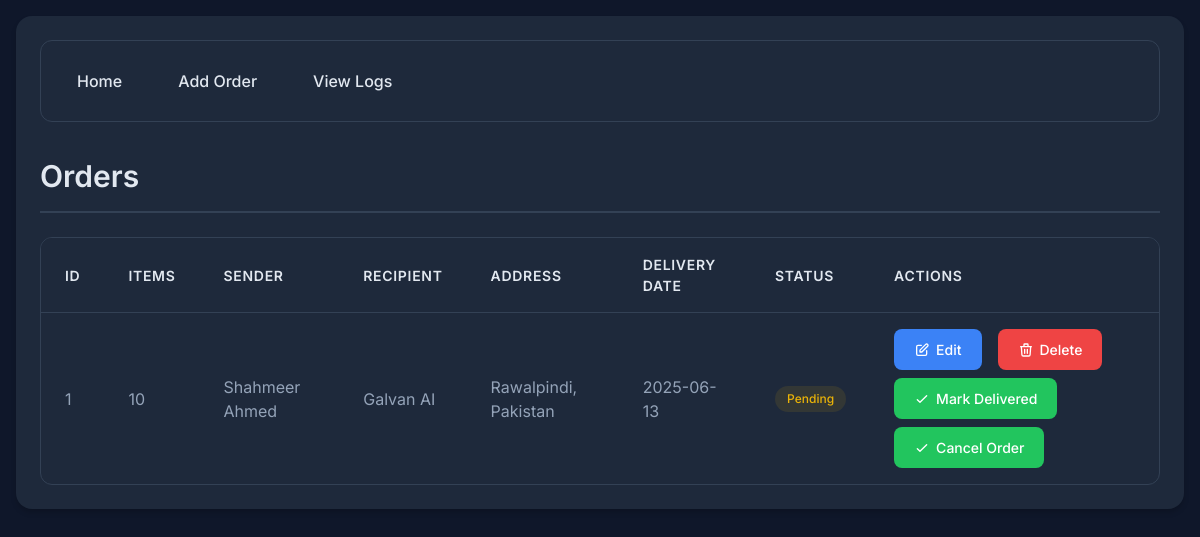
The app's page /, older data.
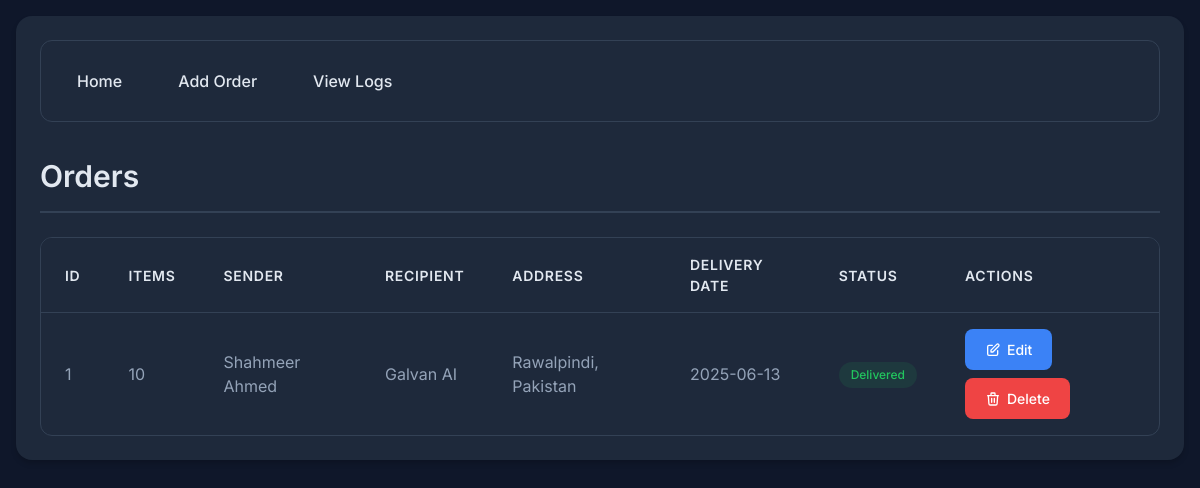
The same page, newer data.
### tables this page shows
CREATE TABLE orders (
            id INTEGER PRIMARY KEY AUTOINCREMENT,
            number_of_items INTEGER NOT NULL,
            sender_name TEXT NOT NULL,
            recipient_name TEXT NOT NULL,
            recipient_address TEXT NOT NULL,
            delivery_date TEXT NOT NULL,
            status TEXT NOT NULL
        );

### app.py (the view)
@app.route('/')
def index():
    conn = sqlite3.connect('orders.db')
    c = conn.cursor()
    c.execute('SELECT * FROM orders ORDER BY id DESC')
    orders = c.fetchall()
    conn.close()
    return render_template('index.html', orders=orders)

### templates/index.html
{% extends "base.html" %}
{% block content %}
<h1>Orders</h1>
<table>
    <thead>
        <tr>
            <th>ID</th>
            <th>Items</th>
            <th>Sender</th>
            <th>Recipient</th>
            <th>Address</th>
            <th>Delivery Date</th>
            <th>Status</th>
            <th>Actions</th>
        </tr>
    </thead>
    <tbody>
        {% for order in orders %}
        <tr>
            <td>{{ order[0] }}</td>
            <td>{{ order[1] }}</td>
            <td>{{ order[2] }}</td>
            <td>{{ order[3] }}</td>
            <td>{{ order[4] }}</td>
            <td>{{ order[5] }}</td>
            <td>
                <span
                    class="status-badge {% if order[6] == 'Delivered' %}status-delivered{% elif order[6] == 'In Transit' %}status-transit{% else %}status-pending{% endif %}">
                    {{ order[6] }}
                </span>
            </td>
            <td>
                <div class="action-buttons">
                    <a href="{{ url_for('edit_order', order_id=order[0]) }}" class="btn btn-primary">
                        <svg class="btn-icon" fill="none" stroke="currentColor" viewBox="0 0 24 24">
                            <path stroke-linecap="round" stroke-linejoin="round" stroke-width="2"
                                d="M11 5H6a2 2 0 00-2 2v11a2 2 0 002 2h11a2 2 0 002-2v-5m-1.414-9.414a2 2 0 112.828 2.828L11.828 15H9v-2.828l8.586-8.586z" />
                        </svg>
                        Edit
                    </a>
                    <a href="{{ url_for('delete_order', order_id=order[0]) }}" class="btn btn-danger"
                        onclick="return confirm('Are you sure you want to delete this order?')">
                        <svg class="btn-icon" fill="none" stroke="currentColor" viewBox="0 0 24 24">
                            <path stroke-linecap="round" stroke-linejoin="round" stroke-width="2"
                                d="M19 7l-.867 12.142A2 2 0 0116.138 21H7.862a2 2 0 01-1.995-1.858L5 7m5 4v6m4-6v6m1-10V4a1 1 0 00-1-1h-4a1 1 0 00-1 1v3M4 7h16" />
                        </svg>
                        Delete
                    </a>
                    {% if order[6] != 'Delivered' %}
                    <a href="{{ url_for('mark_delivered', order_id=order[0]) }}" class="btn btn-success">
                        <svg class="btn-icon" fill="none" stroke="currentColor" viewBox="0 0 24 24">
                            <path stroke-linecap="round" stroke-linejoin="round" stroke-width="2" d="M5 13l4 4L19 7" />
                        </svg>
                        Mark Delivered
                    </a>
                    {% endif %}
                    {% if order[6] != 'Delivered' %}
                    <a href="{{ url_for('cancel_order', order_id=order[0]) }}" class="btn btn-success">
                        <svg class="btn-icon" fill="none" stroke="currentColor" viewBox="0 0 24 24">
                            <path stroke-linecap="round" stroke-linejoin="round" stroke-width="2" d="M5 13l4 4L19 7" />
                        </svg>
                        Cancel Order
                    </a>
                    {% endif %}
                </div>
            </td>
        </tr>
        {% endfor %}
    </tbody>
</table>
{% endblock %}

Row changes from the older to the newer data that the page shows:
changed orders "Shahmeer Ahmed": status "Pending" → "Delivered"; no longer shows "Mark Delivered Cancel Order"
